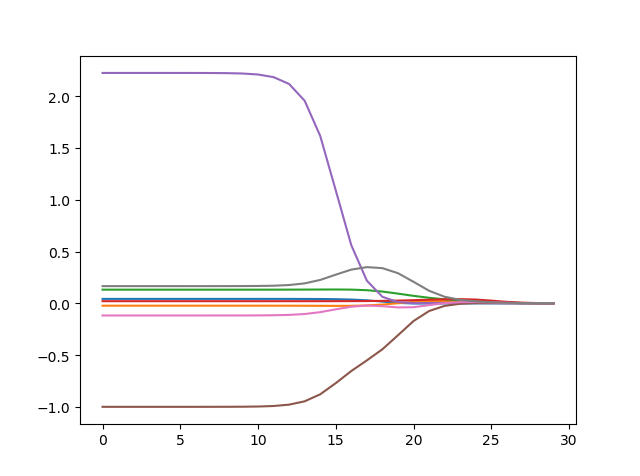

Source code (Python):
import numpy as np 
import matplotlib.pyplot as plt 

def loadDataSet(filename):
	fr=open(filename)
	xArr=[]
	yArr=[]
	numFeat=len(open(filename).readline().split('\t'))-1
	for line in fr.readlines():
		lineArr=[]
		curline=line.strip().split('\t')
		for i in range(numFeat):
			lineArr.append(float(curline[i]))
		xArr.append(lineArr)
		yArr.append(float(curline[-1]))
	return xArr,yArr

def rigeRegress(xMat,yMat,lam=0.2):
	xTx=xMat.T*xMat
	denom=xTx+np.eye(np.shape(xMat)[1])*lam
	if np.linalg.det(denom)==0.0:
		print("矩阵为奇异矩阵，不能转置")
		return 
	w=denom.I*(xMat.T*yMat)
	return w

def rigeTest(xArr,yArr):
	xMat=np.mat(xArr)
	yMat=np.mat(yArr).T
	ymean=np.mean(yMat,axis=0)
	yMat=yMat-ymean
	xMeans=np.mean(xMat,axis=0)
	xVar=np.var(xMat,axis=0)
	xMat=(xMat-xMeans)/xVar
	numTestPts=30
	wMat=np.zeros((numTestPts,np.shape(xMat)[1]))
	for i in range(numTestPts):
		ws=rigeRegress(xMat,yMat,np.exp(i-10))
		wMat[i,:]=ws.T
	return wMat

def plot():
	abX,abY=loadDataSet('abalone.txt')
	w=rigeTest(abX,abY)
	fig=plt.figure()
	ax=fig.add_subplot(111)
	ax.plot(w)
	plt.show()
plot()
